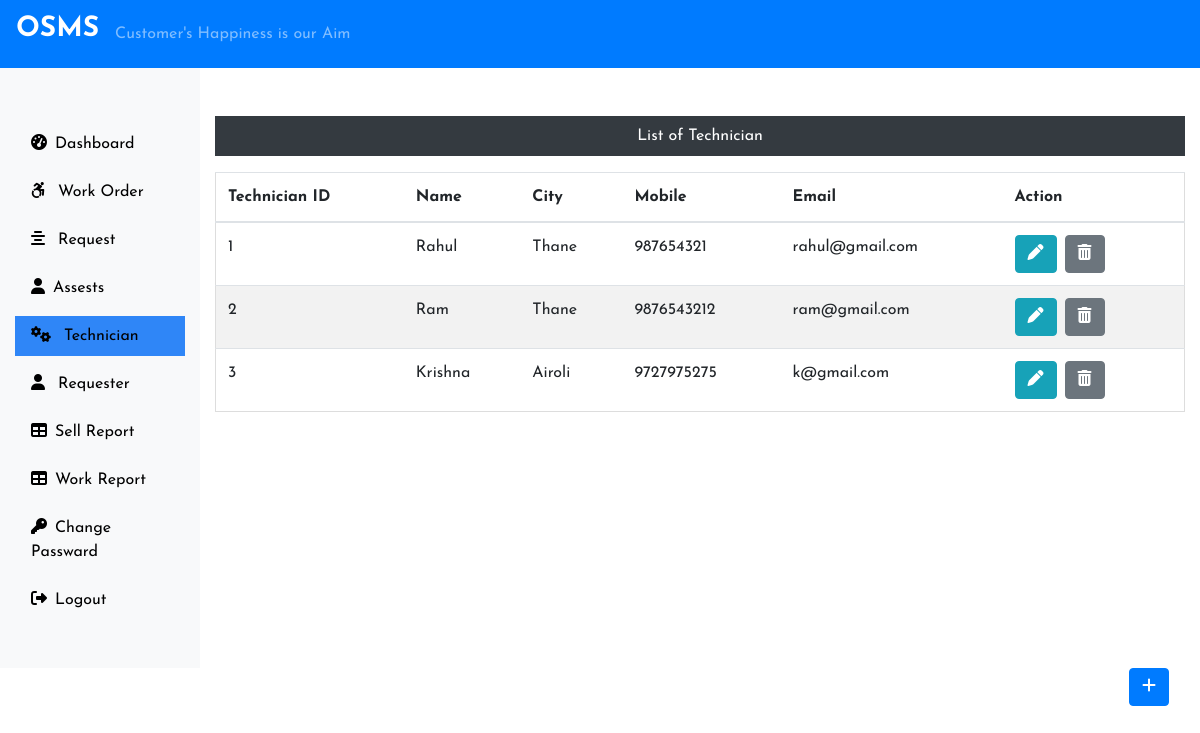
The app's page /Admin/technician.php (signed in) with its own data.
### tables this page shows
CREATE TABLE IF NOT EXISTS `technician` (
  `tid` int(11) NOT NULL AUTO_INCREMENT,
  `name` varchar(255) NOT NULL,
  `city` varchar(255) NOT NULL,
  `mobile` varchar(255) NOT NULL,
  `email` varchar(255) NOT NULL,
  PRIMARY KEY (`tid`)
);

### Admin/technician.php (the view, shortened to what this page needs)
<?php
 include('../connection.php');
 include('includes/header.php');
 ?>
<div class="col-sm-9 col-md-10 text-center ">
    <p class="bg-dark text-white  mt-5 p-2">List of Technician</p>
    <?php   $sql = "SELECT * FROM `technician`";
                    $result= $conn->query($sql);
                    if($result->num_rows > 0){
                        echo'<table class="table mt-3 mr-5">
                                <thead>
                                <tr>
                                    <th scope="col">Technician ID</th>
                                    <th scope="col">Name</th>
                                    <th scope="col">City</th>
                                    <th scope="col">Mobile</th>
                                    <th scope="col">Email</th>
                                    <th scope="col">Action</th>
                               </tr>
                                </thead>
                                <tbody>';
                                    while($row = $result->fetch_assoc()){
                             echo ' <tr>';
                             echo '<td>'.$row['tid'].'</td>';
                             echo '<td>'.$row['name'].'</td>';
                             echo '<td>'.$row['city'].'</td>';
                             echo '<td>'.$row['mobile'].'</td>';
                             echo '<td>'.$row['email'].'</td>';
                             echo '<td>';
                             echo '<form action="editTech.php" method="post"class=" d-inline mr-2">';
                             echo '<input type="hidden" name="id" value='.$row["tid"].'><button class="btn btn-info"
                             name ="edit" value ="Edit" type="submit"><i class="fas fa-pen"></i></button>';
                             echo '</form>';
                             echo '<form action="" method="post" class="d-inline mr-2">';
                             echo '<input type="hidden" name="id" value='.$row["tid"].'><button class="btn btn-secondary"
                             name ="delete" value ="delete" type="submit"><i class="fa fa-trash"></i></button>';
                             echo '</form>';
                             echo '</td>';
                             echo     '</tr>';
                                    }
                          echo  '</tbody>
                             </table>';
                    }
                    else{
                        echo '0 Result';
                    }
               ?>
</div>
</div>
<div class="float-right"><a href="techAdd.php" class="btn btn-primary mx-3 mb-5"><i class="fa fa-plus "></i></a></div>
 </div>
</body>
</html>

### css/styles.css (style rules this page uses)
body { overflow-x: hidden; }
table { border-collapse: collapse; border-spacing: 0; width: 100%; border: 1px solid #ddd; }
th, td { text-align: left; padding: 16px; }
tr:nth-child(even) { background-color: #f2f2f2; }
* { margin: 0; padding: 0; box-sizing: border-box; font-family: 'Josefin Sans', sans-serif; }

### records on screen
technician: tid "1", name "Rahul", city "Thane", mobile "987654321", email "rahul@gmail.com"
technician: tid "2", name "Ram", city "Thane", mobile "9876543212", email "ram@gmail.com"
technician: tid "3", name "Krishna", city "Airoli", mobile "9727975275", email "k@gmail.com"
